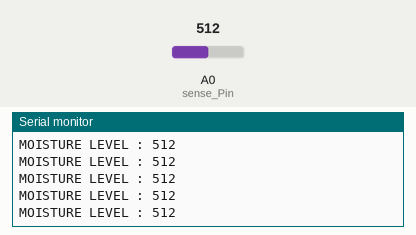
Simulated run of this sketch. Board: Arduino Uno, built with avr-gcc and run on an emulated ATmega328P. Shown: the last lines printed to the serial monitor. The inputs (shaded band) are chosen by the test bench; at power-on: A0 (sense_Pin) = 512.

Above: at 3.2 s.
3.3 s: A0 (sense_Pin) set to 986
At 3.8 s:
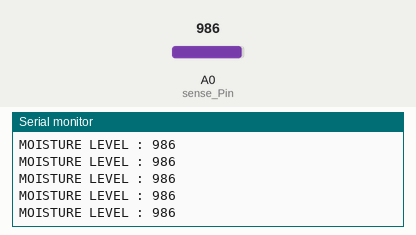
4.8 s: A0 (sense_Pin) set to 1009
At 5.8 s:
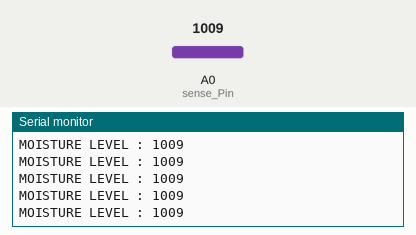
9.3 s: A0 (sense_Pin) set to 106
At 9.9 s:
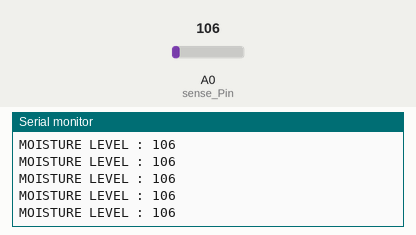
12.3 s: A0 (sense_Pin) set to 88
At 13.1 s:
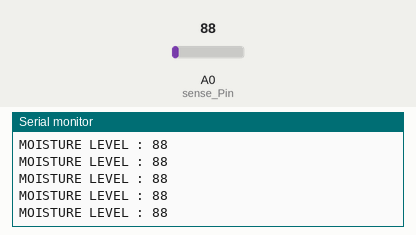
15.3 s: A0 (sense_Pin) set to 11
At 16.2 s:
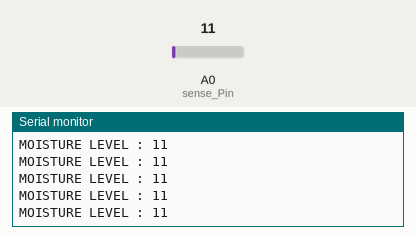
16.8 s: A0 (sense_Pin) set to 8
At 17.9 s:
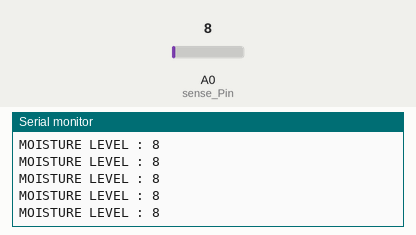
Timing chart, 0 to 19.3 s (numbered marks = the images above; inputs shaded):
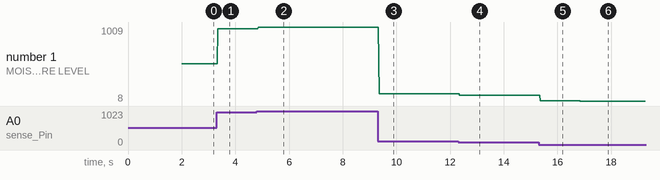

Measured:
- after the input at 3.3 s, the serial monitor: prints a new line after 0.05 s (image 1)
- after the input at 4.8 s, the serial monitor: prints a new line after 0.06 s (image 2)
- after the input at 9.3 s, the serial monitor: prints a new line after 0.06 s (image 3)
- after the input at 12.3 s, the serial monitor: prints a new line after 0.05 s (image 4)
- after the input at 15.3 s, the serial monitor: prints a new line after 0.07 s (image 5)
- after the input at 16.8 s, the serial monitor: prints a new line after 0.05 s (image 6)
- plotted number 1: 512 → 986 after the input at 3.3 s, 986 → 1009 after the input at 4.8 s, 1009 → 106 after the input at 9.3 s, 106 → 88 after the input at 12.3 s, 88 → 11 after the input at 15.3 s

The sketch:

eksempel-fuktighetssensor.ino
```cpp
int sense_Pin = 0; // sensor kobles på A0

int value = 0;
void setup() {
   Serial.begin(9600);
   delay(2000);
}
void loop() {

   Serial.print("MOISTURE LEVEL : ");
   value= analogRead(sense_Pin);
   Serial.println(value);
}
```
